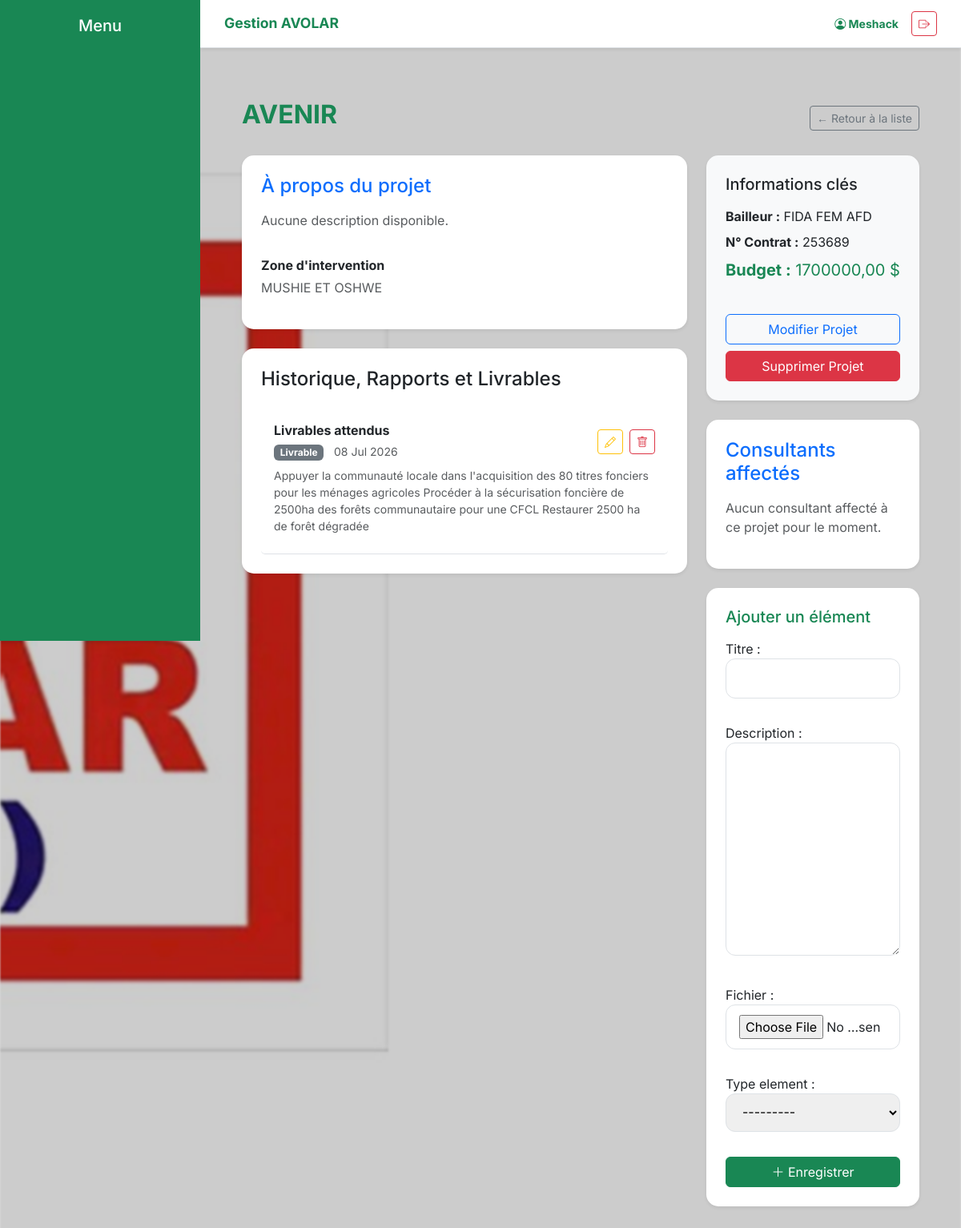
The page /projet/1/ (signed in) on the database its author committed.
### dashboard/models.py (models this page shows, shortened)
class Projet(models.Model):
    nom = models.CharField(max_length=200, verbose_name="Nom du Projet")
    logo = models.ImageField(upload_to='projets/logos/', null=True, blank=True, verbose_name="Logo du Projet")
    bailleur_fond = models.CharField(max_length=200, verbose_name="Bailleur de Fonds")
    no_contrat = models.CharField(max_length=100, verbose_name="N° Contrat Projet & Avolar")
    cout_global = models.DecimalField(max_digits=15, decimal_places=2, verbose_name="Coût Global")
    zone_intervention = models.CharField(max_length=255, verbose_name="Zone d'intervention")
    date_debut = models.DateField(verbose_name="Date de début")
    date_fin = models.DateField(verbose_name="Date de fin")
    chef_projet = models.ForeignKey(User, on_delete=models.SET_NULL, null=True, blank=True)

class ElementProjet(models.Model):
    projet = models.ForeignKey(Projet, on_delete=models.CASCADE, related_name='elements')
    titre = models.CharField(max_length=200)
    description = models.TextField(blank=True)
    fichier = models.FileField(upload_to='projets/documents/', blank=True, null=True)
    type_element = models.CharField(max_length=50, choices=[('RAPPORT', 'Rapport'), ('LIVRABLE', 'Livrable'), ('AUTRE', 'Autre')])
    date_ajout = models.DateTimeField(auto_now_add=True)

### dashboard/views.py (the view)
# urls.py: path('projet/<int:id>/', views.detail_projet, name='detail_projet'),
@login_required
def detail_projet(request, id):
    projet = get_object_or_404(Projet, id=id)
    return render(request, 'dashboard/detail_projet.html', {'projet': projet, 'affectations': projet.affectation_set.all(), 'element_form': ElementProjetForm()})

### dashboard/forms.py
class ElementProjetForm(forms.ModelForm):
    class Meta:
        model = ElementProjet
        fields = ['titre', 'description', 'fichier', 'type_element']

### dashboard/templates/dashboard/detail_projet.html (shortened to what this page needs)
{% extends 'dashboard/base.html' %}
{% block content %}
<div class="container py-4">
    <div class="d-flex justify-content-between align-items-center mb-4">
        <h2 class="fw-bold text-success">{{ projet.nom }}</h2>
        <a href="{% url 'liste_projets' %}" class="btn btn-outline-secondary btn-sm">← Retour à la liste</a>
    </div>
    <div class="row g-4">
        <div class="col-lg-8">
            <div class="card border-0 shadow-sm p-4 mb-4">
                <h4 class="text-primary mb-3">À propos du projet</h4>
                <p class="text-muted">{{ projet.description|default:"Aucune description disponible." }}</p>
                <div class="row mt-3">
                    <div class="col-md-6">
                        <p class="mb-1 fw-bold text-dark">Zone d'intervention</p>
                        <p class="text-muted">{{ projet.zone_intervention }}</p>
                    </div>
                </div>
            </div>
            <div class="card shadow-sm border-0 p-4">
                <h4 class="mb-4">Historique, Rapports et Livrables</h4>
                <div class="list-group list-group-flush">
                    {% for elem in projet.elements.all %}
                    <div class="list-group-item border-0 border-bottom py-3">
                        <div class="d-flex w-100 justify-content-between align-items-center">
                            <div>
                                <h6 class="mb-1 fw-bold">{{ elem.titre }}</h6>
                                <span class="badge bg-secondary">{{ elem.get_type_element_display }}</span>
                                <small class="text-muted ms-2">{{ elem.date_ajout|date:"d M Y" }}</small>
                            </div>
                            <div class="d-flex gap-2">
                                <a href="{% url 'modifier_element' elem.id %}" class="btn btn-sm btn-outline-warning"><i class="bi bi-pencil"></i></a>
                                <a href="{% url 'supprimer_element' elem.id %}" class="btn btn-sm btn-outline-danger"><i class="bi bi-trash"></i></a>
                            </div>
                        </div>
                        <p class="mb-2 mt-2 text-muted small">{{ elem.description }}</p>
                    </div>
                    {% empty %}
                    <p class="text-muted italic">Aucun élément ajouté pour le moment.</p>
                    {% endfor %}
                </div>
            </div>
        </div>
        <div class="col-lg-4">
            <div class="card border-0 shadow-sm bg-light p-4 mb-4">
                <h5 class="mb-3">Informations clés</h5>
                <ul class="list-unstyled mb-4">
                    <li class="mb-2"><strong>Bailleur :</strong> {{ projet.bailleur_fond }}</li>
                    <li class="mb-2"><strong>N° Contrat :</strong> {{ projet.no_contrat }}</li>
                    <li class="mb-3 fs-5 text-success"><strong>Budget :</strong> {{ projet.cout_global|floatformat:2 }} $</li>
                </ul>
                <div class="d-grid gap-2">
                    <a href="{% url 'modifier_projet' projet.id %}" class="btn btn-outline-primary">Modifier Projet</a>
                    <a href="{% url 'supprimer_projet' projet.id %}" class="btn btn-danger">Supprimer Projet</a>
                </div>
            </div>
            <div class="card border-0 shadow-sm p-4 mb-4">
    <h4 class="text-primary mb-3">Consultants affectés</h4>
    {% if affectations %}
        <div class="table-responsive">
            <table class="table table-hover">
                <thead>
                    <tr>
                        <th>Nom</th>
                        <th>Fonction</th>
                        <th>Site</th>
                    </tr>
                </thead>
                <tbody>
                    {% for aff in affectations %}
                    <tr>
                        <td>{{ aff.consultant.nom }} {{ aff.consultant.prenom }}</td>
                        <td>{{ aff.fonction }}</td>
                        <td>{{ aff.site }}</td>
                    </tr>
                    {% endfor %}
                </tbody>
            </table>
        </div>
    {% else %}
        <p class="text-muted">Aucun consultant affecté à ce projet pour le moment.</p>
    {% endif %}
</div>
            <div class="card shadow-sm border-0 p-4">
                <h5 class="mb-3 text-success">Ajouter un élément</h5>
                <form method="post" enctype="multipart/form-data" action="{% url 'ajouter_element' projet.id %}">
                    <div class="mb-3">{{ element_form.as_p }}</div>
                    <button type="submit" class="btn btn-success w-100"><i class="bi bi-plus-lg"></i> Enregistrer</button>
                </form>
            </div>
        </div>
    </div>
</div>
{% endblock %}

### dashboard/templates/dashboard/base.html (shortened to what this page needs)
{% load static %}
<!DOCTYPE html>
<html lang="fr">
<head>
    <link href="https://cdn.jsdelivr.net/npm/bootstrap@5.3.0/dist/css/bootstrap.min.css" rel="stylesheet">
    <link href="https://cdn.jsdelivr.net/npm/bootstrap-icons@1.10.0/font/bootstrap-icons.css" rel="stylesheet">
</head>
<body>
<header class="top-bar shadow-sm">
    <div class="d-flex align-items-center">
        <span class="fw-bold text-success text-truncate" style="font-size: 1.1rem;">Gestion AVOLAR</span>
    </div>
    <div class="d-flex align-items-center">
        <span class="fw-bold text-success me-2 me-md-3 small d-none d-sm-inline"><i class="bi bi-person-circle"></i> {{ user.username|default:"Administrateur" }}</span>
        <a href="{% url 'deconnexion' %}" class="btn btn-outline-danger btn-sm" title="Se déconnecter"><i class="bi bi-box-arrow-right"></i></a>
    </div>
</header>
<nav class="sidebar d-none d-lg-block">
    <h5 class="text-center mb-4">Menu</h5>
</nav>
<main class="main-content">
    {% block content %}{% endblock %}
</main>
</body>
</html>

### rows shown on the page
Projet: nom "AVENIR", zone_intervention "MUSHIE ET OSHWE", bailleur_fond "FIDA FEM AFD", no_contrat "253689", cout_global "1700000,00"
ElementProjet: titre "Livrables attendus", type_element "Livrable", date_ajout "08 Jul 2026", description "Appuyer la communauté locale dans l'acquisition des 80 titres fonciers pour les ménages agricoles Procéder à la sécurisation foncière de 2500ha des forêts communautaire pour une CFCL Restaurer 2500 ha de forêt dégradée"

### other values the page prints
{{ user.username|default:"Administrateur" }} "Meshack"
{{ projet.description|default:"Aucune description disponible." }} "Aucune description disponible."
